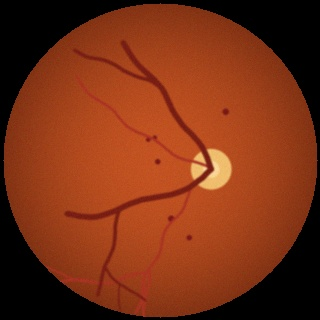
#> input picture high_risk_0000.jpg, 320 x 320 px
$ python -i features.py   (imports and definitions only)   (older library calls are emulated)
#> lines starting #> are read from the running program, lines starting #| are printed output that depends on the picture; after the words box and inside, x2 and y2 are one past the last pixel; in counts of white or black regions, pixels touching at a corner belong together
### config.py
"""Global configuration for Heart Attack Risk Prediction using Retinal Images."""
import os

BASE_DIR = os.path.dirname(os.path.abspath(__file__))
DATA_DIR = os.path.join(BASE_DIR, "data", "retina")
MODEL_DIR = os.path.join(BASE_DIR, "models")
OUTPUT_DIR = os.path.join(BASE_DIR, "outputs")
DB_PATH = os.path.join(BASE_DIR, "heart_risk.db")
FEATURE_CSV = os.path.join(OUTPUT_DIR, "features.csv")
MODEL_PATH = os.path.join(MODEL_DIR, "best_model.joblib")

CLASS_NAMES = ["low_risk", "high_risk"]   # label 0 = low risk, label 1 = high risk
IMG_SIZE = 320                            # every fundus image is resized to 320 x 320
RANDOM_STATE = 42
TEST_SIZE = 0.20

RISK_LOW = 0.35    # probability below this -> LOW risk
RISK_HIGH = 0.65   # probability above this -> HIGH risk (in between -> MODERATE)

for _d in (DATA_DIR, MODEL_DIR, OUTPUT_DIR):
    os.makedirs(_d, exist_ok=True)

### preprocess.py
"""Image pre-processing and retinal blood-vessel segmentation."""
import warnings
import cv2
import numpy as np
from skimage.filters import frangi
from skimage.morphology import remove_small_objects, skeletonize
from config import IMG_SIZE

warnings.filterwarnings("ignore", category=FutureWarning)


def load_image(path, size=IMG_SIZE):
    """Read a fundus image (BGR) and resize it to size x size."""
    img = cv2.imread(path)
    if img is None:
        raise FileNotFoundError(f"Cannot read image: {path}")
    return cv2.resize(img, (size, size), interpolation=cv2.INTER_AREA)


def get_mask(img, erode=8):
    """Binary mask of the circular retina area (black corners removed)."""
    gray = cv2.cvtColor(img, cv2.COLOR_BGR2GRAY)
    mask = (gray > 15).astype(np.uint8)
    mask = cv2.morphologyEx(mask, cv2.MORPH_CLOSE, np.ones((5, 5), np.uint8))
    k = cv2.getStructuringElement(cv2.MORPH_ELLIPSE, (2 * erode + 1, 2 * erode + 1))
    return cv2.erode(mask, k).astype(bool)


def enhance(img, mask):
    """Green channel + CLAHE contrast enhancement + light smoothing."""
    green = img[:, :, 1]
    clahe = cv2.createCLAHE(clipLimit=2.0, tileGridSize=(8, 8))
    g = clahe.apply(green)
    g = cv2.GaussianBlur(g, (3, 3), 0)
    g[~mask] = int(g[mask].mean())          # avoid strong edge at the border
    return g


def find_optic_disc(green, mask):
    """Optic disc = brightest smooth region of the retina; returns (row, col)."""
    blur = cv2.GaussianBlur(green, (31, 31), 0)
    blur[~mask] = 0
    return np.unravel_index(np.argmax(blur), blur.shape)


def segment_vessels(green_enh, mask, rel_thresh=0.10, disc_radius=26):
    """Frangi vesselness filter -> threshold -> clean -> skeleton."""
    resp = frangi(green_enh.astype(float) / 255.0, sigmas=(1.0, 1.5, 2.0, 2.5),
                  black_ridges=True)
    resp[~mask] = 0
    dy, dx = find_optic_disc(green_enh, mask)           # ignore the disc border
    yy, xx = np.ogrid[:resp.shape[0], :resp.shape[1]]
    resp[(yy - dy) ** 2 + (xx - dx) ** 2 < disc_radius ** 2] = 0
    ref = np.percentile(resp[mask], 99.5) + 1e-9
    binary = (resp / ref) > rel_thresh
    binary = remove_small_objects(binary, min_size=30)
    skeleton = skeletonize(binary)
    return binary, skeleton


def run_pipeline(path):
    """Full pre-processing chain; returns every intermediate result."""
    img = load_image(path)
    mask = get_mask(img)
    green = enhance(img, mask)
    vessels, skeleton = segment_vessels(green, mask)
    return {"image": img, "mask": mask, "green": green,
            "vessels": vessels, "skeleton": skeleton}

### features.py
"""Feature extraction : turns a segmented retinal image into a numeric vector."""
import numpy as np
import cv2
from scipy import ndimage as ndi
from skimage.feature import graycomatrix, graycoprops
from skimage.measure import label, regionprops, shannon_entropy
from preprocess import run_pipeline, find_optic_disc

FEATURE_NAMES = [
    "vessel_density", "skeleton_density", "mean_width", "std_width",
    "width_p25", "width_p75", "width_ratio", "tortuosity_mean", "tortuosity_p90",
    "branch_density", "end_density", "fractal_dim", "red_lesions", "bright_lesions",
    "mean_red", "mean_green", "mean_blue", "std_green", "red_green_ratio",
    "entropy", "glcm_contrast", "glcm_homogeneity", "glcm_energy", "glcm_correlation",
]

_K8 = np.ones((3, 3), int)
_K8[1, 1] = 0
_OFFS = [(0, 1), (1, 0), (0, -1), (-1, 0), (1, 1), (1, -1), (-1, 1), (-1, -1)]


def neighbour_count(skel):
    return ndi.convolve(skel.astype(int), _K8, mode="constant") * skel


def box_counting_dimension(binary):
    """Fractal dimension of the vessel pattern (box-counting method)."""
    S = min(binary.shape)
    b = binary[:S, :S]
    sizes = np.array([2, 4, 8, 16, 32, 64])
    counts = []
    for s in sizes:
        n = S // s
        view = b[:n * s, :n * s].reshape(n, s, n, s)
        counts.append(max(1, int(view.any(axis=(1, 3)).sum())))
    slope = np.polyfit(np.log(1.0 / sizes), np.log(counts), 1)[0]
    return float(slope)


def _trace_length(coords, start):
    """Walk along a skeleton segment and return (path length, chord length)."""
    cs = set(coords)
    path, seen, cur = [start], {start}, start
    while True:
        nxt = None
        for dy, dx in _OFFS:
            q = (cur[0] + dy, cur[1] + dx)
            if q in cs and q not in seen:
                nxt = q
                break
        if nxt is None:
            break
        path.append(nxt)
        seen.add(nxt)
        cur = nxt
    arc = sum(np.hypot(path[i + 1][0] - path[i][0], path[i + 1][1] - path[i][1])
              for i in range(len(path) - 1))
    chord = np.hypot(path[-1][0] - path[0][0], path[-1][1] - path[0][1])
    return arc, chord


def tortuosity(skel):
    """Mean and 90th-percentile of (arc length / chord length) of vessel segments."""
    nb = neighbour_count(skel)
    branch = ndi.binary_dilation(skel & (nb >= 3), structure=np.ones((3, 3)))
    segs = skel & ~branch
    lab, n = ndi.label(segs, structure=np.ones((3, 3)))
    vals = []
    for i, sl in enumerate(ndi.find_objects(lab), start=1):
        sub = lab[sl] == i
        if sub.sum() < 12:
            continue
        snb = neighbour_count(sub)
        ends = np.argwhere(sub & (snb == 1))
        if len(ends) < 1:
            continue
        coords = [tuple(c) for c in np.argwhere(sub)]
        arc, chord = _trace_length(coords, tuple(ends[0]))
        if chord > 5:
            vals.append(min(arc / chord, 3.0))
    if not vals:
        return 1.0, 1.0
    return float(np.mean(vals)), float(np.percentile(vals, 90))


def count_blobs(binary, min_area, max_area, max_ecc=0.85):
    """Count compact (round) blobs; long thin shapes (vessel pieces) are ignored."""
    lab = label(binary)
    return sum(1 for r in regionprops(lab)
               if min_area <= r.area <= max_area and r.eccentricity < max_ecc)


def lesion_counts(green, mask, vessels):
    """Red lesions (haemorrhages) and bright lesions (exudates)."""
    se = cv2.getStructuringElement(cv2.MORPH_ELLIPSE, (11, 11))
    dark = cv2.morphologyEx(green, cv2.MORPH_BLACKHAT, se)
    vessel_zone = cv2.dilate(vessels.astype(np.uint8), np.ones((7, 7), np.uint8)).astype(bool)
    red = (dark > 25) & mask & ~vessel_zone
    bright = cv2.morphologyEx(green, cv2.MORPH_TOPHAT, se)
    dy, dx = find_optic_disc(green, mask)
    yy, xx = np.ogrid[:green.shape[0], :green.shape[1]]
    away = (yy - dy) ** 2 + (xx - dx) ** 2 > 40 ** 2
    bri = (bright > 35) & mask & away & ~vessel_zone
    return count_blobs(red, 8, 250), count_blobs(bri, 3, 250)


def extract_features_from_result(res):
    img, mask, green = res["image"], res["mask"], res["green"]
    vessels, skel = res["vessels"], res["skeleton"]
    area = float(mask.sum())
    dist = ndi.distance_transform_edt(vessels)
    widths = 2.0 * dist[skel] if skel.any() else np.array([0.0])
    nb = neighbour_count(skel)
    skel_len = max(float(skel.sum()), 1.0)
    tort_mean, tort_p90 = tortuosity(skel)
    red_n, bright_n = lesion_counts(green, mask, vessels)
    p25, p75 = np.percentile(widths, 25), np.percentile(widths, 75)

    gq = (green // 8).astype(np.uint8)                  # 32 grey levels
    glcm = graycomatrix(gq, distances=[1, 3], angles=[0], levels=32,
                        symmetric=True, normed=True)
    b, g, r = [img[:, :, c][mask].astype(float) for c in range(3)]

    feats = [
        vessels.sum() / area, skel_len / area, widths.mean(), widths.std(),
        p25, p75, p25 / (p75 + 1e-9),
        tort_mean, tort_p90,
        (skel & (nb >= 3)).sum() / skel_len, (skel & (nb == 1)).sum() / skel_len,
        box_counting_dimension(vessels), red_n, bright_n,
        r.mean(), g.mean(), b.mean(), g.std(), r.mean() / (g.mean() + 1e-9),
        shannon_entropy(green[mask]),
        graycoprops(glcm, "contrast").mean(), graycoprops(glcm, "homogeneity").mean(),
        graycoprops(glcm, "energy").mean(), graycoprops(glcm, "correlation").mean(),
    ]
    return np.array(feats, dtype=float)


def extract_features(path):
    """Image path -> feature vector (numpy array of len(FEATURE_NAMES))."""
    return extract_features_from_result(run_pipeline(path))

>>> result = extract_features('high_risk_0000.jpg')
#> in load_image, img is the input picture: shape (320, 320, 3); mean B, G, R 20.7, 49.6, 121.5
#> in get_mask, `mask = (gray > 15).astype(np.uint8)`:
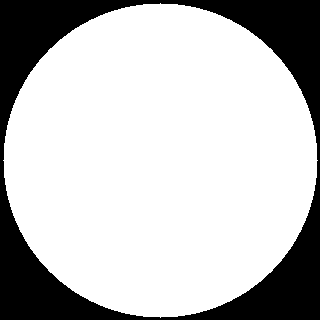
#> mask: shape (320, 320); values 0 (black) and 1 (white), 75.6% white; 1 black region, box (x1, y1, x2, y2) and area: (0, 0, 320, 320) 24999
#> in get_mask, `mask = cv2.morphologyEx(mask, cv2.MORPH_CLOSE, np.ones((5, 5), np.uint..`: mask: shape (320, 320); values 0 (black) and 1 (white), 75.6% white; 2 black regions, box (x1, y1, x2, y2) and area: (0, 0, 320, 320) 18907, (161, 161, 320, 320) 6088
#> in get_mask, `return cv2.erode(mask, k).astype(bool)`: returned value: shape (320, 320) bool; 68% white; 1 black region, box (x1, y1, x2, y2) and area: (0, 0, 320, 320) 32721
#> in segment_vessels, `resp[~mask] = 0`: resp: shape (320, 320) float64; min 0, max 0.852, mean 0.00808
#> in find_optic_disc, `blur[~mask] = 0`:
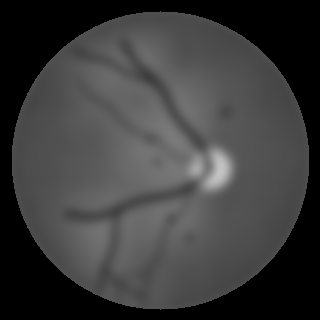
#> blur: shape (320, 320); min 0, max 196, mean 59.8
#> in segment_vessels, `dy, dx = find_optic_disc(green_enh, mask)`: dy = 171; dx = 220
#> in segment_vessels, `resp[(yy - dy) ** 2 + (xx - dx) ** 2 < disc_radius ** 2] = 0`:
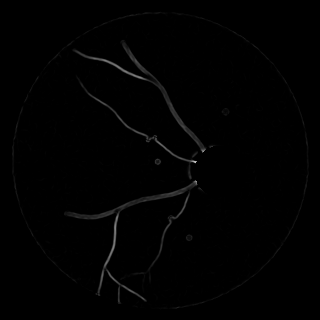
#> resp: shape (320, 320) float64; min 0, max 0.777, mean 0.00657
#> in segment_vessels, `ref = np.percentile(resp[mask], 99.5) + 1e-9`: ref = 0.282
#> in segment_vessels, `binary = (resp / ref) > rel_thresh`: binary: shape (320, 320) bool; 4.2% white; 45 white regions (22 under 20 px), largest, box (x1, y1, x2, y2) and area: (64, 180, 198, 304) 1528, (72, 40, 207, 153) 1014, (76, 75, 198, 180) 537
#> in segment_vessels, `binary = remove_small_objects(binary, min_size=30)`: binary: shape (320, 320) bool; 3.5% white; 12 white regions, largest, box (x1, y1, x2, y2) and area: (64, 180, 198, 304) 1500, (72, 40, 207, 153) 1014, (76, 75, 197, 180) 513
#> in segment_vessels, `skeleton = skeletonize(binary)`:
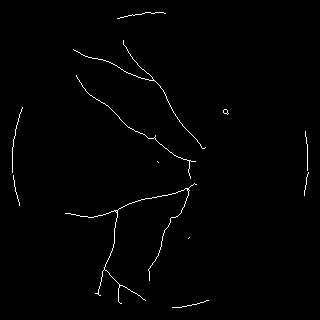
#> skeleton: shape (320, 320) bool; 0.97% white in thin lines or dots, all inside (x1, y1, x2, y2) = (12, 12, 309, 308)
#> in extract_features_from_result, `area = float(mask.sum())`: area = 69679
#> in extract_features_from_result, `dist = ndi.distance_transform_edt(vessels)`:
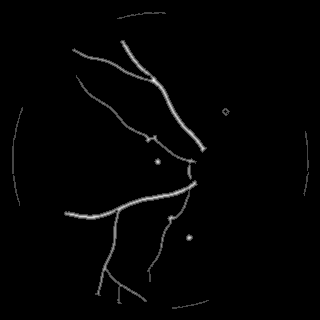
#> dist: shape (320, 320) float64; min 0, max 3.61, mean 0.0493; drawn with min black and max white
#> in extract_features_from_result, `widths = 2.0 * dist[skel] if skel.any() else np.array([0.0])`: widths = 992 values, max 7.21 at index 177, min 2 at index 0, mean 3.44
#> in neighbour_count, `return ndi.convolve(skel.astype(int), _K8, mode="constant") * skel`: returned value: shape (320, 320) int64; 6 distinct labels, from 0 to 5
#> in extract_features_from_result, `skel_len = max(float(skel.sum()), 1.0)`: skel_len = 992
#> in tortuosity, `branch = ndi.binary_dilation(skel & (nb >= 3), structure=np.ones((3, 3..`: branch: shape (320, 320) bool; 0.16% white; 9 white regions (7 under 20 px), largest, box (x1, y1, x2, y2) and area: (113, 209, 119, 215) 30, (185, 187, 190, 193) 26
#> in tortuosity, `lab, n = ndi.label(segs, structure=np.ones((3, 3)))`: lab: shape (320, 320) int32; 29 distinct labels, from 0 to 28
#> in tortuosity, `lab, n = ndi.label(segs, structure=np.ones((3, 3)))`: n = 28
#> the loop in tortuosity, `for i, sl in enumerate(ndi.find_objects(lab), start=1):` made 28 passes
#> (ends, arc, chord) on passes 1, 2, 3, 4, 5, 6, 8, 10, 13, 14, 15, 17: ([[1, 48], [6, 0]], 52.56, 48.26), ([[0, 0], [37, 29]], 50.18, 47.01), ([[0, 0], [31, 77]], 89.84, 83.01), ([[0, 0], [63, 76]], 106.2, 98.72), ([[0, 0], [65, 49]], 88.47, 81.4), ([[0, 10], [65, 0]], 69.14, 65.76), ([[0, 0], [39, 2]], 39.83, 39.05), ([[0, 0], [20, 31]], 39.28, 36.89), ([[0, 1], [15, 2]], 16.24, 15.03), ([[0, 4], [23, 0]], 24.66, 23.35), ([[0, 0], [30, 6]], 32.49, 30.59), ([[0, 65], [19, 0]], 72.87, 67.72)
#> sub on passes 9, 11, 12, 21, 26, 27: [True], [[True, False], [False, True]], [[True, True, True, True]], [[False, True], [True, False]], [True], [True]
#> after the loop in tortuosity, `for i, sl in enumerate(ndi.find_objects(lab), start=1):`: vals = [1.09, 1.07, 1.08, 1.08, 1.09, 1.05, 1.02, 1.06, 1.08, 1.06, 1.06, 1.08, 1.12, 1.09, 1.07, 1.02, 1.06, 1.06, 1.1, 1.06]
#> in extract_features_from_result, `tort_mean, tort_p90 = tortuosity(skel)`: tort_mean = 1.07; tort_p90 = 1.09
#> in lesion_counts, `vessel_zone = cv2.dilate(vessels.astype(np.uint8), np.ones((7, 7), np...`: vessel_zone: shape (320, 320) bool; 11.8% white; 9 white regions, largest, box (x1, y1, x2, y2) and area: (61, 72, 201, 307) 6454, (69, 37, 210, 156) 2848, (9, 104, 26, 209) 900
#> in lesion_counts, `red = (dark > 25) & mask & ~vessel_zone`:
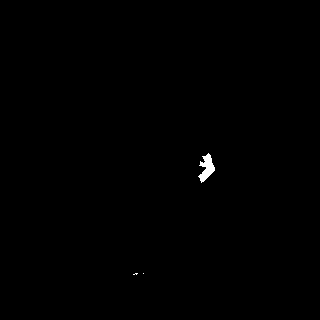
#> red: shape (320, 320) bool; 0.26% white; 3 white regions (2 under 20 px), largest, box (x1, y1, x2, y2) and area: (198, 153, 215, 183) 258
#> in lesion_counts, `dy, dx = find_optic_disc(green, mask)`: dy = 171; dx = 220
#> in lesion_counts, `away = (yy - dy) ** 2 + (xx - dx) ** 2 > 40 ** 2`: away: shape (320, 320) bool; 95.1% white; 1 black region, box (x1, y1, x2, y2) and area: (180, 131, 261, 212) 5025
#> in lesion_counts, `bri = (bright > 35) & mask & away & ~vessel_zone`:
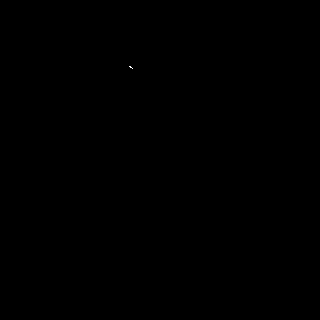
#> bri: shape (320, 320) bool; 0% white in thin lines or dots, all inside (x1, y1, x2, y2) = (129, 66, 133, 69)
#> in count_blobs, `lab = label(binary)`: lab: shape (320, 320) int32; 4 distinct labels, from 0 to 3
#> in extract_features_from_result, `red_n, bright_n = lesion_counts(green, mask, vessels)`: red_n = 0
#> in extract_features_from_result, `p25, p75 = np.percentile(widths, 25), np.percentile(widths, 75)`: p25 = 2; p75 = 4
#> after the loop in box_counting_dimension, `for s in sizes:`: counts = [1228, 479, 211, 101, 44, 18]
#> in box_counting_dimension, `slope = np.polyfit(np.log(1.0 / sizes), np.log(counts), 1)[0]`: slope = 1.2
#> in extract_features_from_result, `feats = [ vessels.sum() / area, skel_len / area, widths.mean(), widths..`: feats = [0.0508, 0.0142, 3.44, 1.38, 2, 4, 0.5, 1.07, 1.09, 0.0363, 0.0302, 1.2, 0, 0, 163.7, 67.06, 27.8, 17.88, 2.44, 6.08, 1.17, 0.855, 0.441, 0.883]
#> result = 24 values, max 163.7 at index 14, min 0 at index 12, mean 12.63
